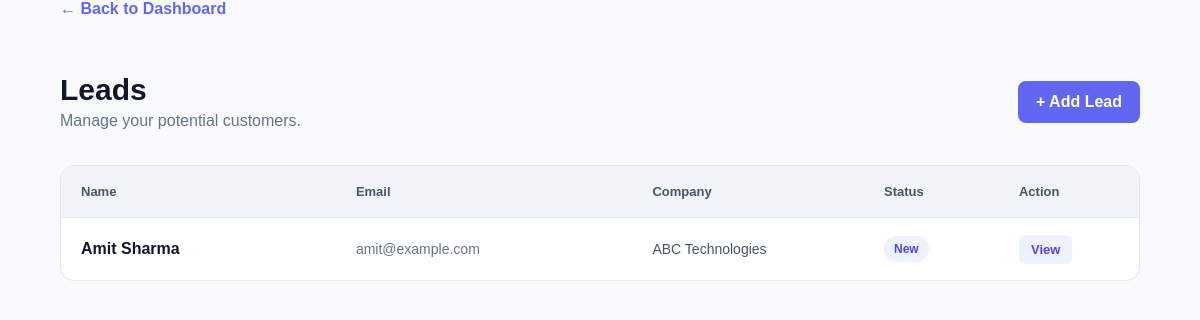
The page /leads/ on the database as committed earlier.
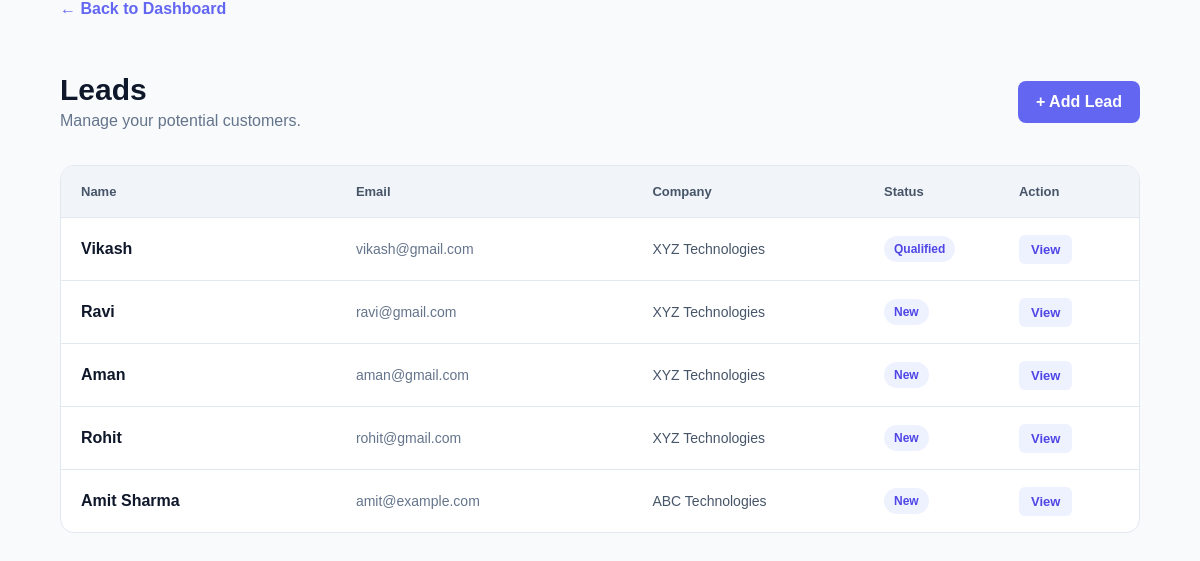
The same page on the database as committed later.
### crm/models.py (models this page shows, shortened)
class Lead(models.Model):
    STATUS_CHOICES = [
        ("New", "New"),
        ("Contacted", "Contacted"),
        ("Qualified", "Qualified"),
        ("Converted", "Converted"),
        ("Lost", "Lost"),
    ]
    name = models.CharField(max_length=100)
    email = models.EmailField()
    phone = models.CharField(max_length=20)
    company = models.CharField(
        max_length=100,
        blank=True
    )
    source = models.CharField(
        max_length=100,
        blank=True
    )
    status = models.CharField(
        max_length=20,
        choices=STATUS_CHOICES,
        default="New"
    )
    notes = models.TextField(
        blank=True
    )
    created_at = models.DateTimeField(
        auto_now_add=True
    )

### crm/views.py (the view)
def lead_list(request):
    leads = Lead.objects.order_by("-created_at")
    context = {
        "leads": leads,
    }
    return render(
        request,
        "crm/lead_list.html",
        context
    )

### crm/templates/crm/lead_list.html (shortened to what this page needs)
<!DOCTYPE html>
<html lang="en">
<head>
</head>
<body>
    <main class="container">
        <a
            href="{% url 'dashboard' %}"
            class="back"
        >
            ← Back to Dashboard
        </a>
        <div class="header">
            <div>
                <h1>
                    Leads
                </h1>
                <p>
                    Manage your potential customers.
                </p>
            </div>
            <a
                href="{% url 'lead_create' %}"
                class="add-btn"
            >
                + Add Lead
            </a>
        </div>
        <div class="lead-card">
            <div class="lead-row lead-header">
                <div>Name</div>
                <div>Email</div>
                <div>Company</div>
                <div>Status</div>
                <div>Action</div>
            </div>
            {% if leads %}
                {% for lead in leads %}
                    <div class="lead-row">
                        <div class="lead-name">
                            {{ lead.name }}
                        </div>
                        <div class="lead-email">
                            {{ lead.email }}
                        </div>
                        <div class="company">
                            {{ lead.company|default:"No company" }}
                        </div>
                        <div>
                            <span class="status">
                                {{ lead.status }}
                            </span>
                        </div>
                        <div>
                            <a
    href="{% url 'lead_detail' lead.id %}"
    class="view-btn"
>
    View
</a>
                        </div>
                    </div>
                {% endfor %}
            {% endif %}
        </div>
    </main>
</body>
</html>

Rows that differ between the two databases and show on the page:
added Lead: name "Vikash", email "vikash@gmail.com", company "XYZ Technologies", status "Qualified"
added Lead: name "Ravi", email "ravi@gmail.com", company "XYZ Technologies", status "New"
added Lead: name "Aman", email "aman@gmail.com", company "XYZ Technologies", status "New"
added Lead: name "Rohit", email "rohit@gmail.com", company "XYZ Technologies", status "New"
